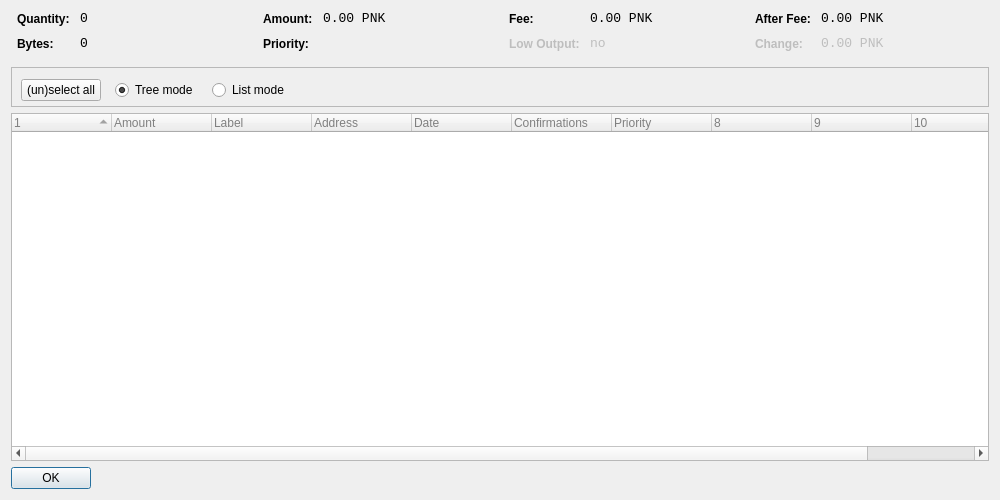
<?xml version="1.0" encoding="UTF-8"?>
<ui version="4.0">
 <class>CoinControlDialog</class>
 <widget class="QDialog" name="CoinControlDialog">
  <property name="geometry">
   <rect>
    <x>0</x>
    <y>0</y>
    <width>1000</width>
    <height>500</height>
   </rect>
  </property>
  <property name="windowTitle">
   <string>Coin Control</string>
  </property>
  <layout class="QVBoxLayout" name="verticalLayout">
   <item>
    <layout class="QHBoxLayout" name="horizontalLayoutTop" stretch="0,0,0,0">
     <property name="topMargin">
      <number>0</number>
     </property>
     <property name="bottomMargin">
      <number>10</number>
     </property>
     <item>
      <layout class="QFormLayout" name="formLayoutCoinControl1">
       <property name="horizontalSpacing">
        <number>10</number>
       </property>
       <property name="verticalSpacing">
        <number>10</number>
       </property>
       <property name="leftMargin">
        <number>6</number>
       </property>
       <property name="rightMargin">
        <number>6</number>
       </property>
       <item row="0" column="0">
        <widget class="QLabel" name="labelCoinControlQuantityText">
         <property name="styleSheet">
          <string notr="true">font-weight:bold;</string>
         </property>
         <property name="text">
          <string>Quantity:</string>
         </property>
        </widget>
       </item>
       <item row="0" column="1">
        <widget class="QLabel" name="labelCoinControlQuantity">
         <property name="font">
          <font>
           <family>Monospace</family>
           <pointsize>10</pointsize>
          </font>
         </property>
         <property name="cursor">
          <cursorShape>IBeamCursor</cursorShape>
         </property>
         <property name="contextMenuPolicy">
          <enum>Qt::ActionsContextMenu</enum>
         </property>
         <property name="text">
          <string notr="true">0</string>
         </property>
         <property name="textInteractionFlags">
          <set>Qt::LinksAccessibleByMouse|Qt::TextSelectableByKeyboard|Qt::TextSelectableByMouse</set>
         </property>
        </widget>
       </item>
       <item row="1" column="0">
        <widget class="QLabel" name="labelCoinControlBytesText">
         <property name="styleSheet">
          <string notr="true">font-weight:bold;</string>
         </property>
         <property name="text">
          <string>Bytes:</string>
         </property>
        </widget>
       </item>
       <item row="1" column="1">
        <widget class="QLabel" name="labelCoinControlBytes">
         <property name="font">
          <font>
           <family>Monospace</family>
           <pointsize>10</pointsize>
          </font>
         </property>
         <property name="cursor">
          <cursorShape>IBeamCursor</cursorShape>
         </property>
         <property name="contextMenuPolicy">
          <enum>Qt::ActionsContextMenu</enum>
         </property>
         <property name="text">
          <string notr="true">0</string>
         </property>
         <property name="textInteractionFlags">
          <set>Qt::LinksAccessibleByMouse|Qt::TextSelectableByKeyboard|Qt::TextSelectableByMouse</set>
         </property>
        </widget>
       </item>
      </layout>
     </item>
     <item>
      <layout class="QFormLayout" name="formLayoutCoinControl2">
       <property name="horizontalSpacing">
        <number>10</number>
       </property>
       <property name="verticalSpacing">
        <number>10</number>
       </property>
       <property name="leftMargin">
        <number>6</number>
       </property>
       <property name="rightMargin">
        <number>6</number>
       </property>
       <item row="0" column="0">
        <widget class="QLabel" name="labelCoinControlAmountText">
         <property name="styleSheet">
          <string notr="true">font-weight:bold;</string>
         </property>
         <property name="text">
          <string>Amount:</string>
         </property>
        </widget>
       </item>
       <item row="0" column="1">
        <widget class="QLabel" name="labelCoinControlAmount">
         <property name="font">
          <font>
           <family>Monospace</family>
           <pointsize>10</pointsize>
          </font>
         </property>
         <property name="cursor">
          <cursorShape>IBeamCursor</cursorShape>
         </property>
         <property name="contextMenuPolicy">
          <enum>Qt::ActionsContextMenu</enum>
         </property>
         <property name="text">
          <string notr="true">0.00 PNK</string>
         </property>
         <property name="textInteractionFlags">
          <set>Qt::LinksAccessibleByMouse|Qt::TextSelectableByKeyboard|Qt::TextSelectableByMouse</set>
         </property>
        </widget>
       </item>
       <item row="1" column="0">
        <widget class="QLabel" name="labelCoinControlPriorityText">
         <property name="styleSheet">
          <string notr="true">font-weight:bold;</string>
         </property>
         <property name="text">
          <string>Priority:</string>
         </property>
        </widget>
       </item>
       <item row="1" column="1">
        <widget class="QLabel" name="labelCoinControlPriority">
         <property name="font">
          <font>
           <family>Monospace</family>
           <pointsize>10</pointsize>
          </font>
         </property>
         <property name="cursor">
          <cursorShape>IBeamCursor</cursorShape>
         </property>
         <property name="contextMenuPolicy">
          <enum>Qt::ActionsContextMenu</enum>
         </property>
         <property name="text">
          <string/>
         </property>
         <property name="textInteractionFlags">
          <set>Qt::LinksAccessibleByMouse|Qt::TextSelectableByKeyboard|Qt::TextSelectableByMouse</set>
         </property>
        </widget>
       </item>
      </layout>
     </item>
     <item>
      <layout class="QFormLayout" name="formLayoutCoinControl3">
       <property name="horizontalSpacing">
        <number>10</number>
       </property>
       <property name="verticalSpacing">
        <number>10</number>
       </property>
       <property name="leftMargin">
        <number>6</number>
       </property>
       <property name="rightMargin">
        <number>6</number>
       </property>
       <item row="0" column="0">
        <widget class="QLabel" name="labelCoinControlFeeText">
         <property name="styleSheet">
          <string notr="true">font-weight:bold;</string>
         </property>
         <property name="text">
          <string>Fee:</string>
         </property>
        </widget>
       </item>
       <item row="0" column="1">
        <widget class="QLabel" name="labelCoinControlFee">
         <property name="font">
          <font>
           <family>Monospace</family>
           <pointsize>10</pointsize>
          </font>
         </property>
         <property name="cursor">
          <cursorShape>IBeamCursor</cursorShape>
         </property>
         <property name="contextMenuPolicy">
          <enum>Qt::ActionsContextMenu</enum>
         </property>
         <property name="text">
          <string notr="true">0.00 PNK</string>
         </property>
         <property name="textInteractionFlags">
          <set>Qt::LinksAccessibleByMouse|Qt::TextSelectableByKeyboard|Qt::TextSelectableByMouse</set>
         </property>
        </widget>
       </item>
       <item row="1" column="0">
        <widget class="QLabel" name="labelCoinControlLowOutputText">
         <property name="enabled">
          <bool>false</bool>
         </property>
         <property name="styleSheet">
          <string notr="true">font-weight:bold;</string>
         </property>
         <property name="text">
          <string>Low Output:</string>
         </property>
        </widget>
       </item>
       <item row="1" column="1">
        <widget class="QLabel" name="labelCoinControlLowOutput">
         <property name="enabled">
          <bool>false</bool>
         </property>
         <property name="font">
          <font>
           <family>Monospace</family>
           <pointsize>10</pointsize>
          </font>
         </property>
         <property name="cursor">
          <cursorShape>IBeamCursor</cursorShape>
         </property>
         <property name="contextMenuPolicy">
          <enum>Qt::ActionsContextMenu</enum>
         </property>
         <property name="text">
          <string notr="true">no</string>
         </property>
         <property name="textInteractionFlags">
          <set>Qt::LinksAccessibleByMouse|Qt::TextSelectableByKeyboard|Qt::TextSelectableByMouse</set>
         </property>
        </widget>
       </item>
      </layout>
     </item>
     <item>
      <layout class="QFormLayout" name="formLayoutCoinControl4">
       <property name="horizontalSpacing">
        <number>10</number>
       </property>
       <property name="verticalSpacing">
        <number>10</number>
       </property>
       <property name="leftMargin">
        <number>6</number>
       </property>
       <property name="rightMargin">
        <number>6</number>
       </property>
       <item row="0" column="0">
        <widget class="QLabel" name="labelCoinControlAfterFeeText">
         <property name="styleSheet">
          <string notr="true">font-weight:bold;</string>
         </property>
         <property name="text">
          <string>After Fee:</string>
         </property>
        </widget>
       </item>
       <item row="0" column="1">
        <widget class="QLabel" name="labelCoinControlAfterFee">
         <property name="font">
          <font>
           <family>Monospace</family>
           <pointsize>10</pointsize>
          </font>
         </property>
         <property name="cursor">
          <cursorShape>IBeamCursor</cursorShape>
         </property>
         <property name="contextMenuPolicy">
          <enum>Qt::ActionsContextMenu</enum>
         </property>
         <property name="text">
          <string notr="true">0.00 PNK</string>
         </property>
         <property name="textInteractionFlags">
          <set>Qt::LinksAccessibleByMouse|Qt::TextSelectableByKeyboard|Qt::TextSelectableByMouse</set>
         </property>
        </widget>
       </item>
       <item row="1" column="0">
        <widget class="QLabel" name="labelCoinControlChangeText">
         <property name="enabled">
          <bool>false</bool>
         </property>
         <property name="styleSheet">
          <string notr="true">font-weight:bold;</string>
         </property>
         <property name="text">
          <string>Change:</string>
         </property>
        </widget>
       </item>
       <item row="1" column="1">
        <widget class="QLabel" name="labelCoinControlChange">
         <property name="enabled">
          <bool>false</bool>
         </property>
         <property name="font">
          <font>
           <family>Monospace</family>
           <pointsize>10</pointsize>
          </font>
         </property>
         <property name="cursor">
          <cursorShape>IBeamCursor</cursorShape>
         </property>
         <property name="contextMenuPolicy">
          <enum>Qt::ActionsContextMenu</enum>
         </property>
         <property name="text">
          <string notr="true">0.00 PNK</string>
         </property>
         <property name="textInteractionFlags">
          <set>Qt::LinksAccessibleByMouse|Qt::TextSelectableByKeyboard|Qt::TextSelectableByMouse</set>
         </property>
        </widget>
       </item>
      </layout>
     </item>
    </layout>
   </item>
   <item>
    <widget class="QFrame" name="frame">
     <property name="minimumSize">
      <size>
       <width>182</width>
       <height>40</height>
      </size>
     </property>
     <property name="frameShape">
      <enum>QFrame::StyledPanel</enum>
     </property>
     <property name="frameShadow">
      <enum>QFrame::Sunken</enum>
     </property>
     <widget class="QWidget" name="horizontalLayoutWidget">
      <property name="geometry">
       <rect>
        <x>10</x>
        <y>0</y>
        <width>781</width>
        <height>47</height>
       </rect>
      </property>
      <layout class="QHBoxLayout" name="horizontalLayoutPanel" stretch="0,0,0,0">
       <property name="spacing">
        <number>14</number>
       </property>
       <item>
        <widget class="QPushButton" name="pushButtonSelectAll">
         <property name="sizePolicy">
          <sizepolicy hsizetype="Maximum" vsizetype="Fixed">
           <horstretch>0</horstretch>
           <verstretch>0</verstretch>
          </sizepolicy>
         </property>
         <property name="text">
          <string>(un)select all</string>
         </property>
        </widget>
       </item>
       <item>
        <widget class="QRadioButton" name="radioTreeMode">
         <property name="sizePolicy">
          <sizepolicy hsizetype="Maximum" vsizetype="Fixed">
           <horstretch>0</horstretch>
           <verstretch>0</verstretch>
          </sizepolicy>
         </property>
         <property name="text">
          <string>Tree mode</string>
         </property>
         <property name="checked">
          <bool>true</bool>
         </property>
        </widget>
       </item>
       <item>
        <widget class="QRadioButton" name="radioListMode">
         <property name="sizePolicy">
          <sizepolicy hsizetype="Maximum" vsizetype="Fixed">
           <horstretch>0</horstretch>
           <verstretch>0</verstretch>
          </sizepolicy>
         </property>
         <property name="text">
          <string>List mode</string>
         </property>
        </widget>
       </item>
       <item>
        <spacer name="horizontalSpacer">
         <property name="orientation">
          <enum>Qt::Horizontal</enum>
         </property>
         <property name="sizeHint" stdset="0">
          <size>
           <width>40</width>
           <height>20</height>
          </size>
         </property>
        </spacer>
       </item>
      </layout>
     </widget>
    </widget>
   </item>
   <item>
    <widget class="CoinControlTreeWidget" name="treeWidget">
     <property name="contextMenuPolicy">
      <enum>Qt::CustomContextMenu</enum>
     </property>
     <property name="styleSheet">
      <string notr="true">QFrame {
	color: grey;

}</string>
     </property>
     <property name="sortingEnabled">
      <bool>false</bool>
     </property>
     <property name="columnCount">
      <number>11</number>
     </property>
     <attribute name="headerShowSortIndicator" stdset="0">
      <bool>true</bool>
     </attribute>
     <attribute name="headerStretchLastSection">
      <bool>false</bool>
     </attribute>
     <column>
      <property name="text">
       <string/>
      </property>
     </column>
     <column>
      <property name="text">
       <string>Amount</string>
      </property>
     </column>
     <column>
      <property name="text">
       <string>Label</string>
      </property>
     </column>
     <column>
      <property name="text">
       <string>Address</string>
      </property>
     </column>
     <column>
      <property name="text">
       <string>Date</string>
      </property>
     </column>
     <column>
      <property name="text">
       <string>Confirmations</string>
      </property>
      <property name="toolTip">
       <string>Confirmed</string>
      </property>
     </column>
     <column>
      <property name="text">
       <string>Priority</string>
      </property>
     </column>
     <column>
      <property name="text">
       <string/>
      </property>
     </column>
     <column>
      <property name="text">
       <string/>
      </property>
     </column>
     <column>
      <property name="text">
       <string/>
      </property>
     </column>
     <column>
      <property name="text">
       <string/>
      </property>
     </column>
    </widget>
   </item>
   <item>
    <widget class="QDialogButtonBox" name="buttonBox">
     <property name="sizePolicy">
      <sizepolicy hsizetype="Maximum" vsizetype="Fixed">
       <horstretch>0</horstretch>
       <verstretch>0</verstretch>
      </sizepolicy>
     </property>
     <property name="orientation">
      <enum>Qt::Horizontal</enum>
     </property>
     <property name="standardButtons">
      <set>QDialogButtonBox::Ok</set>
     </property>
    </widget>
   </item>
  </layout>
 </widget>
 <customwidgets>
  <customwidget>
   <class>CoinControlTreeWidget</class>
   <extends>QTreeWidget</extends>
   <header>coincontroltreewidget.h</header>
  </customwidget>
 </customwidgets>
 <resources/>
 <connections/>
</ui>
